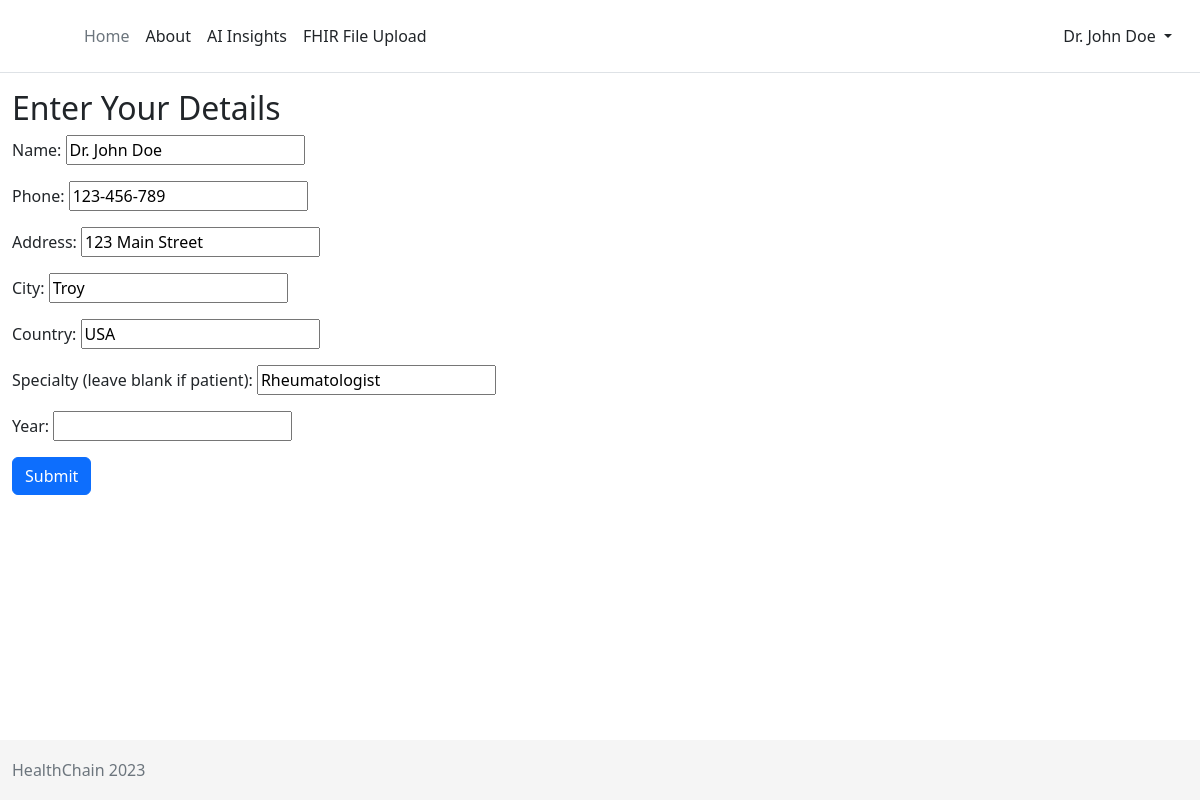
The app's page /patient-details/ (signed in) with its own data.
### accounts/models.py (models this page shows, shortened)
class NewUser(AbstractUser):
    name = models.CharField(max_length=100)
    phone = models.CharField(max_length=100)
    address = models.CharField(max_length=100)
    city = models.CharField(max_length=100)
    specialty = models.CharField(max_length=100, blank=True)
    country = models.CharField(max_length=100)
    year = models.CharField(max_length=100)
    def is_patient(self):
        return not self.specialty

### pages/views.py (the view)
# urls.py: path('patient-details/', patient_details, name='patient-details'),
def patient_details(request):
    if request.method == 'POST':
        form = UserDetailsForm(request.POST, instance=request.user)
        if form.is_valid():
            form.save()
            address = form.cleaned_data.get('address')
            blockchain = blockchainClass()
            blockchain.addAuthorizedDoctor(request.user.address, address)
            return redirect('/')  # Redirect to home after saving the form
    else:
        form = UserDetailsForm(instance=request.user)
    return render(request, 'patient_details.html', {'form': form})

### accounts/forms.py
class UserDetailsForm(forms.ModelForm):
    class Meta:
        model = NewUser
        fields = ('name', 'phone', 'address', 'city', 'country', 'specialty', 'year')
        labels = {
            'name': 'Name',
            'year': 'Year',
            'phone': 'Phone',
            'address': 'Address',
            'city': 'City',
            'country': 'Country',
            'specialty': 'Specialty (leave blank if patient)',
        }
    def __init__(self, *args, **kwargs):
        super(UserDetailsForm, self).__init__(*args, **kwargs)
        self.fields['specialty'].required = False

### templates/patient_details.html (shortened to what this page needs)
{% extends '_base.html' %}
{% block content %}
<h2>Enter Your Details</h2>
<form method="post">
    {{ form.as_p }}
    <button type="submit" class="btn btn-primary">Submit</button>
</form>
{% endblock %}

### templates/_base.html (shortened to what this page needs)
{% load static %}
<!DOCTYPE html>
<html lang="en">
<head>
  {% block css %}
  <link href="https://cdn.jsdelivr.net/npm/bootstrap@5.2.3/dist/css/bootstrap.min.css" rel="stylesheet"
>
  <link rel="stylesheet" href="{% static 'css/base.css' %}">
  {% endblock %}
</head>
<body>
  <header class="p-3 mb-3 border-bottom">
    <div class="container">
      <div class="d-flex flex-wrap align-items-center justify-content-center justify-content-lg-start">
        <a href="/" class="d-flex align-items-center mb-2 mb-lg-0 text-dark text-decoration-none">
          <svg class="bi me-2" width="40" height="32" role="img" aria-label="Bootstrap">
            <use xlink:href="#bootstrap" />
          </svg>
        </a>
        <ul class="nav col-12 col-lg-auto me-lg-auto mb-2 justify-content-center mb-md-0">
          <li><a href="{% url 'home' %}" class="nav-link px-2 link-secondary">Home</a></li>
          <li><a href="{% url 'about' %}" class="nav-link px-2 link-dark">About</a></li>
          <li><a href="{% url 'ai' %}" class="nav-link px-2 link-dark">AI Insights</a></li>
          <li><a href="{% url 'fhir_upload' %}" class="nav-link px-2 link-dark">FHIR File Upload</a></li>
        </ul>
        <div class="dropdown text-end">
          {% if user.is_authenticated %}
          <a href="#" class="d-block link-dark text-decoration-none dropdown-toggle" data-bs-toggle="dropdown"
            aria-expanded="false">
            {{ user.name }}
          </a>
          {% else %}
          <form class="form-inline ml-auto">
            <a href="#" onclick="connectMetaMask()" class="btn btn-outline-secondary">MetaMask Login</a>
          </form>
          {% endif %}
        </div>
      </div>
    </div>
  </header>
  <div class="container">
    {% block content %}{% endblock content %}
  </div>
  <footer class="footer">
    <div class="container">
      <span class="text-muted">HealthChain 2023<span>
    </div>
  </footer>
</body>
</html>

### static/css/base.css (style rules this page uses)
html { position: relative; min-height: 100%; font-size: 14px; }
@media (min-width: 768px) { html { font-size: 16px; } }
body { margin-bottom: 60px; }
.container { max-width: 1500px; }
.footer { position: absolute; bottom: 0; width: 100%; height: 60px; line-height: 60px; background-color: #f5f5f5; }

### records on screen
NewUser: name "Dr. John Doe", phone "123-456-789", address "123 Main Street", city "Troy", country "USA", specialty "Rheumatologist"
